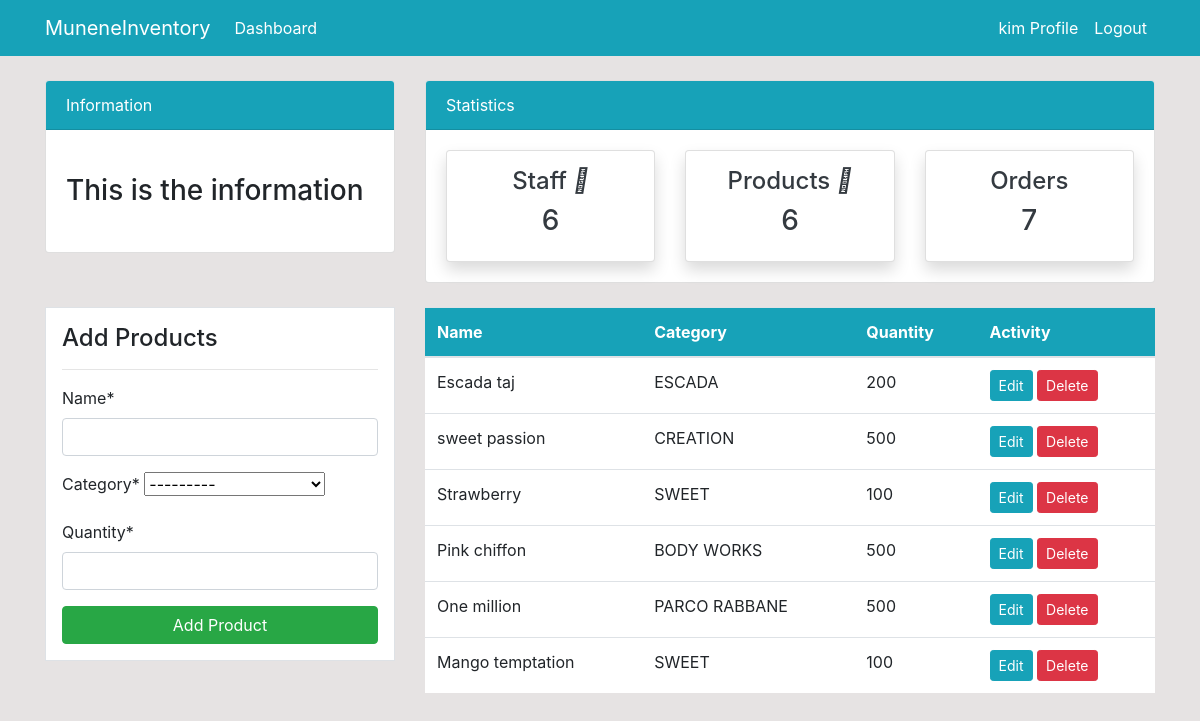
/product/ (signed in), run on the app's committed database.
### dashboard/models.py (models this page shows, shortened)
class Product(models.Model):
    name = models.CharField(max_length=100, null=True)
    category = models.CharField(max_length=50, choices=CATEGORY, null=True)
    quantity = models.PositiveIntegerField(null=True)
    class Meta:
        verbose_name_plural = 'Product'

### dashboard/views.py (the view)
# urls.py: path('product/', views.product, name= 'dashboard-product'),
@login_required
def product(request):
    items = Product.objects.all()
    product_count = items.count()
    workers_count = User.objects.all().count()
    orders_count = Order.objects.all().count()
    if request.method == 'POST':
        form = ProductForm(request.POST)
        if form.is_valid():
            form.save()
            product_name = form.cleaned_data.get('name')
            messages.success(request, f'{product_name} has been added')
            return redirect('dashboard-product')
    else:
        form = ProductForm()
    context = {
        'items': items,
        'form': form,
        'workers_count': workers_count,
        'orders_count': orders_count,
        'product_count': product_count,
    }
    return render(request, 'dashboard/product.html', context)

### dashboard/forms.py
class ProductForm(forms.ModelForm):
    class Meta:
        model = Product
        fields = ['name', 'category', 'quantity',]

### templates/dashboard/product.html (shortened to what this page needs)
{% extends 'partials/base.html' %}
{% load crispy_forms_tags %}
{% block content %}
{% include 'partials/topnav.html' %}
<div class="container">
    <div class="row my-4">
        <div class="col-md-4">
            <div class="border bg-white p-3">
                <h4>Add Products</h4>
                <hr>
                <form method="POST">
                    {{ form|crispy }}
                    <input class="btn btn-success btn-block" type="submit" value="Add Product">
                </form>
            </div>
        </div>
        <div class="col-md-8">
            <table class="table bg-white">
                <thead class="bg-info">
                <tr class="text-white">
                    <th scope="col">Name</th>
                    <th scope="col">Category</th>
                    <th scope="col">Quantity</th>
                    <th scope="col">Activity</th>
                </tr>
                </thead>
                <tbody>
                    {% for item in items %}
                    <tr>
                        <td>{{ item.name }}</td>
                        <td>{{ item.category }}</td>
                        <td>{{ item.quantity }}</td>
                        <td>
                            <a class="btn btn-info btn-sm" href="{% url 'dashboard-product-update' item.id %}">Edit</a>
                            <a class="btn btn-danger btn-sm" href="{% url 'dashboard-product-delete' item.id %}">Delete</a>
                        </td>
                    </tr>
                    {% endfor %}
                </tbody>
            </table>
        </div>
    </div>
</div>
{% endblock %}

### templates/partials/nav.html (shortened to what this page needs)
<nav class="navbar navbar-expand-lg navbar-info bg-info">
    {% if user.is_authenticated %}
    <div class="container">
        <a class="navbar-brand text-white" href="{% url 'dashboard-index' %}">MuneneInventory</a>
        <div class="collapse navbar-collapse" id="navbarSupportedContent">
            <ul class="navbar-nav mr-auto">
                <li class="nav-item active">
                    <a class="nav-link text-white" href="{% url 'dashboard-index' %}">Dashboard <span class="sr-only">(current)</span></a>
                </li>
            </ul>
            <ul class="navbar-nav ml-auto">
                <li class="nav-item active">
                    <a class="nav-link text-white" href="{% url 'user-profile' %}">{{ user.username }} Profile </a>
                </li>
                <li class="nav-item">
                    <a class="nav-link text-white" href="{% url 'user-logout' %}">Logout</a>
                </li>
            </ul>
            {% endif %}
        </div>
    </div>
</nav>

### static/style.css (style rules this page uses)
body { background: rgb(230, 227, 227); }

### data on the page
Product: name "Escada taj", category "ESCADA", quantity "200"
Product: name "sweet passion", category "CREATION", quantity "500"
Product: name "Strawberry", category "SWEET", quantity "100"
Product: name "Pink chiffon", category "BODY WORKS", quantity "500"
Product: name "One million", category "PARCO RABBANE", quantity "500"
Product: name "Mango temptation", category "SWEET", quantity "100"

### other printed values
{{ user.username }} "kim"
{{ workers_count }} "6"
{{ product_count }} "6"
{{ orders_count }} "7"
{{ field.label }} "Name" "Category" "Quantity"
